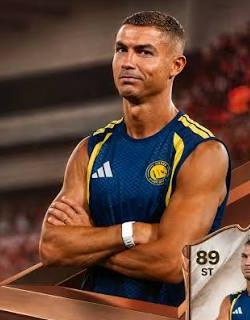
#> input picture assets/heroes/ronaldo_test.jpg, 250 x 320 px
$ python -i brighten.py   (imports and definitions only)
#> lines starting #> are read from the running program, lines starting #| are printed output that depends on the picture; after the words box and inside, x2 and y2 are one past the last pixel; in counts of white or black regions, pixels touching at a corner belong together
#> further down, picture is the input picture: PIL image 250x320 RGB; mean R, G, B 103.1, 71.1, 56.7
"""Owner rule: ATB must look bright and fair, never dark. Lifts skin tones (soft skin mask) more than the rest.

    python -m fmm.brighten <file-or-folder> [...]   -> edits images in place (keeps a copy in ./original/)
"""
import sys, shutil
from pathlib import Path
import numpy as np
from PIL import Image, ImageFilter


def brighten(im):
    rgb = np.asarray(im.convert("RGB")).astype(np.float32) / 255
    r, g, b = rgb[..., 0], rgb[..., 1], rgb[..., 2]
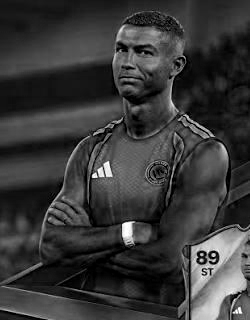
#> b: shape (320, 250) float32; min 0, max 1, mean 0.223
    y = 0.299 * r + 0.587 * g + 0.114 * b
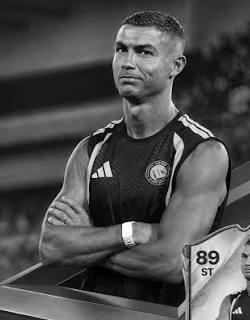
#> y: shape (320, 250) float32; min 0.000894, max 0.999, mean 0.31
    cr, cb = (r - y) * 0.713 + 0.5, (b - y) * 0.564 + 0.5
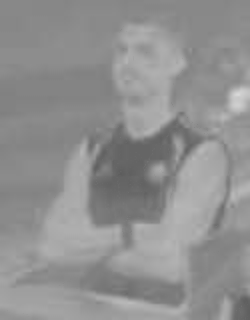
#> cr: shape (320, 250) float32; min 0.365, max 0.852, mean 0.567
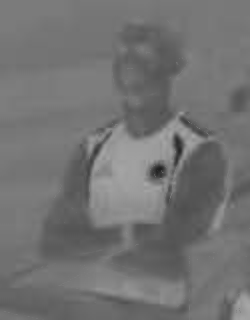
#> cb: shape (320, 250) float32; min 0.12, max 0.662, mean 0.451
    # skin, not red LED walls: real skin keeps green at >= ~55% of red and blue below green
    skin = ((cr > 0.52) & (cr < 0.68) & (cb > 0.36) & (cb < 0.52) & (y > 0.12)
            & (g > 0.55 * r) & (b < g * 1.05)).astype(np.float32)
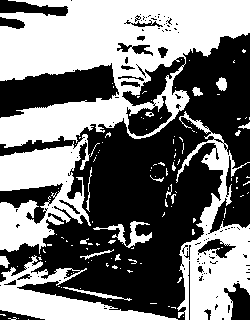
#> skin: shape (320, 250) float32; values 0 (black) and 1 (white), 47.7% white; 125 white regions (103 under 20 px), largest, box (x1, y1, x2, y2) and area: (0, 0, 250, 148) 20278, (176, 111, 250, 320) 6417, (0, 134, 91, 254) 5813
    m = np.asarray(Image.fromarray((skin * 255).astype("uint8")).filter(ImageFilter.GaussianBlur(6))) / 255.0
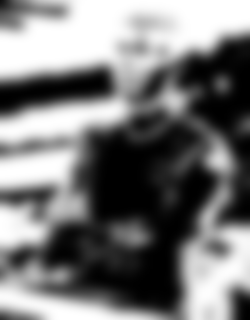
#> m: shape (320, 250) float64; min 0, max 1, mean 0.477
    m = m[..., None]
    lifted = rgb ** (1 / 1.25)                                    # ~20% lighter skin (owner: not more)
    lifted = lifted * 0.93 + lifted.mean(-1, keepdims=True) * 0.07  # a little less saturated = fairer look
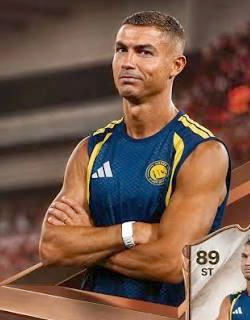
#> lifted: shape (320, 250, 3) float32; mean R, G, B 0.458, 0.348, 0.293
    base = np.clip(rgb ** (1 / 1.05), 0, 1)                       # gentle lift everywhere else
    out = np.clip(base * (1 - m) + lifted * m, 0, 1)
    res = Image.fromarray((out * 255).astype("uint8"))
    if im.mode == "RGBA":
        res.putalpha(im.getchannel("A"))
    return res


def run(paths):
    for p in paths:
        p = Path(p)
        for f in ([p] if p.is_file() else sorted(p.glob("*.png")) + sorted(p.glob("*.jpg"))):
            keep = f.parent / "original" / f.name
            if keep.exists():
                continue  # already done
            keep.parent.mkdir(exist_ok=True)
            shutil.copy2(f, keep)
            brighten(Image.open(f)).save(f, quality=95)
            print("brightened", f.name)


# [4 lines not run here, left out]

>>> from PIL import Image
>>> picture = Image.open('../assets/heroes/ronaldo_test.jpg')
>>> result = brighten(picture)
